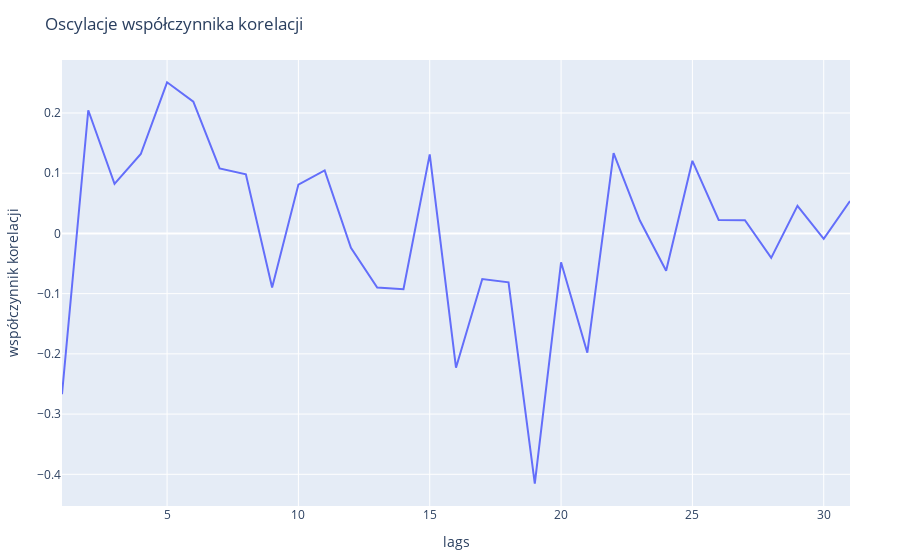

Notebook code for this chart:
### Code cell
plot(crosscor(x,y), Layout(yaxis_title="współczynnik korelacji", xaxis_title="lags", title_text ="Oscylacje współczynnika korelacji"))

### Figure 1 — Plotly figure (JSON) as saved in the notebook; plotly's stock layout.template omitted (floating-point values rounded to 4 significant figures)
{"data": [{"type": "scatter", "x": [1, 2, 3, 4, 5, 6, 7, 8, 9, 10, 11, 12, 13, 14, 15, 16, 17, 18, 19, 20, 21, 22, 23, 24, 25, 26, 27, 28, 29, 30, 31], "y": [-0.267, 0.2046, 0.08222, 0.1319, 0.251, 0.2188, 0.108, 0.0983, -0.08975, 0.08113, 0.1048, -0.02379, -0.08977, -0.09262, 0.1313, -0.223, -0.07566, -0.08121, -0.4156, -0.0479, -0.1981, 0.1335, 0.02148, -0.06205, 0.1206, 0.02226, 0.02208, -0.04056, 0.04587, -0.008975, 0.05378]}], "layout": {"margin": {"b": 50, "l": 50, "r": 50, "t": 60}, "title": {"text": "Oscylacje współczynnika korelacji"}, "xaxis": {"title": {"text": "lags"}}, "yaxis": {"title": {"text": "współczynnik korelacji"}}}}
